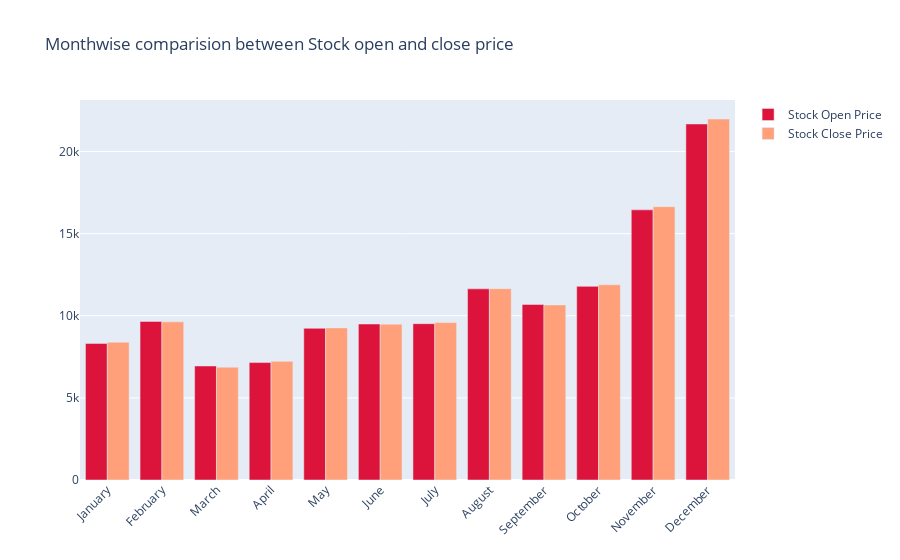

This figure's notebook cell:
### Code cell
fig = go.Figure()

fig.add_trace(go.Bar(
    x=monthvise.index,
    y=monthvise['open'],
    name='Stock Open Price',
    marker_color='crimson'
))
fig.add_trace(go.Bar(
    x=monthvise.index,
    y=monthvise['close'],
    name='Stock Close Price',
    marker_color='lightsalmon'
))

fig.update_layout(barmode='group', xaxis_tickangle=-45, 
                  title='Monthwise comparision between Stock open and close price')
fig.show()

### Figure 1 — Plotly figure (JSON) as saved in the notebook; plotly's stock layout.template omitted (floating-point values rounded to 4 significant figures)
{"data": [{"marker": {"color": "crimson"}, "name": "Stock Open Price", "type": "bar", "x": ["January", "February", "March", "April", "May", "June", "July", "August", "September", "October", "November", "December"], "y": [8319.0, 9656.0, 6944.0, 7151.0, 9238.0, 9500.0, 9519.0, 11640.0, 10690.0, 11790.0, 16450.0, 21680.0]}, {"marker": {"color": "lightsalmon"}, "name": "Stock Close Price", "type": "bar", "x": ["January", "February", "March", "April", "May", "June", "July", "August", "September", "October", "November", "December"], "y": [8389.0, 9631.0, 6871.0, 7224.0, 9263.0, 9489.0, 9590.0, 11650.0, 10660.0, 11890.0, 16650.0, 21980.0]}], "layout": {"barmode": "group", "title": {"text": "Monthwise comparision between Stock open and close price"}, "xaxis": {"tickangle": -45}}}
